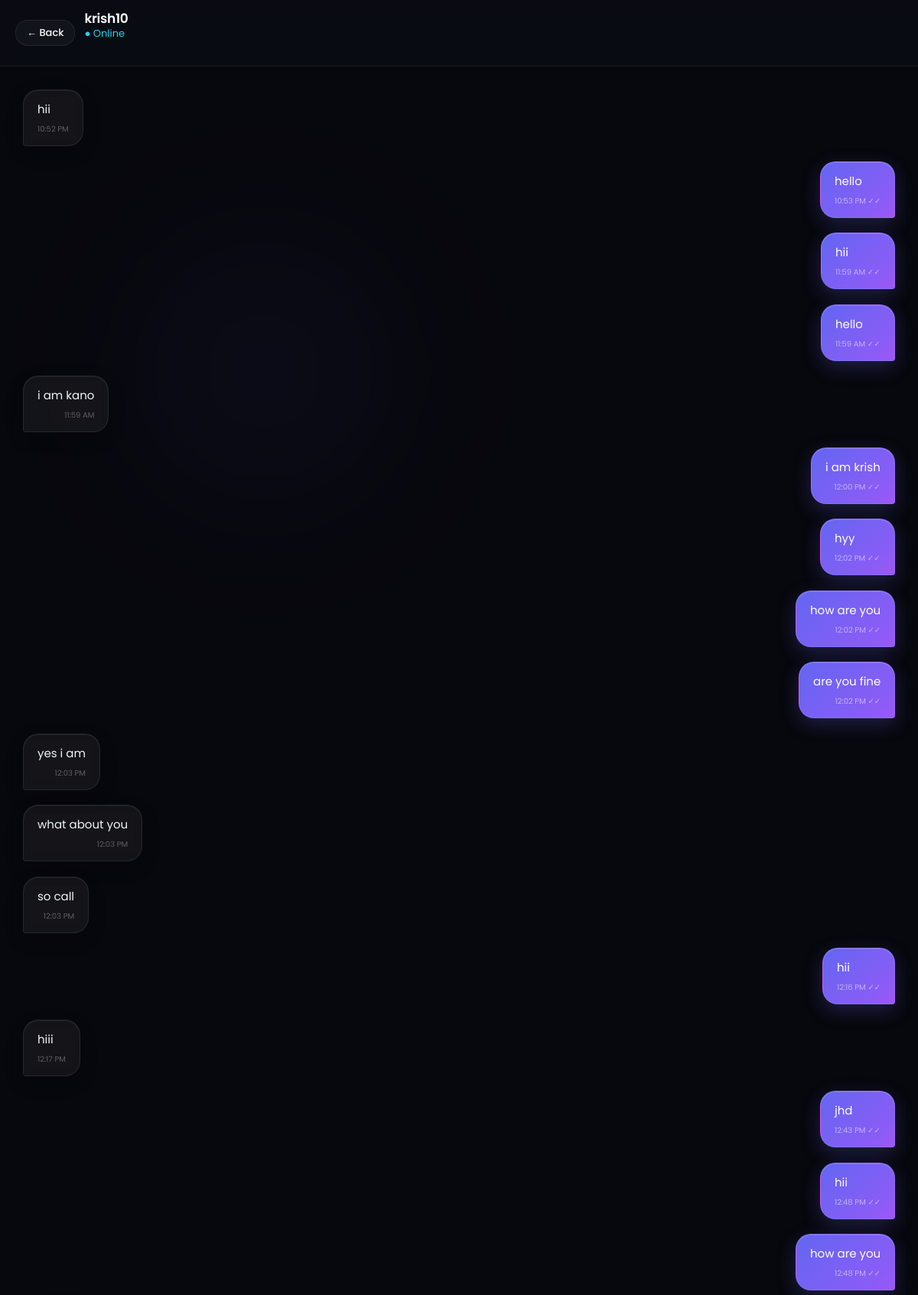
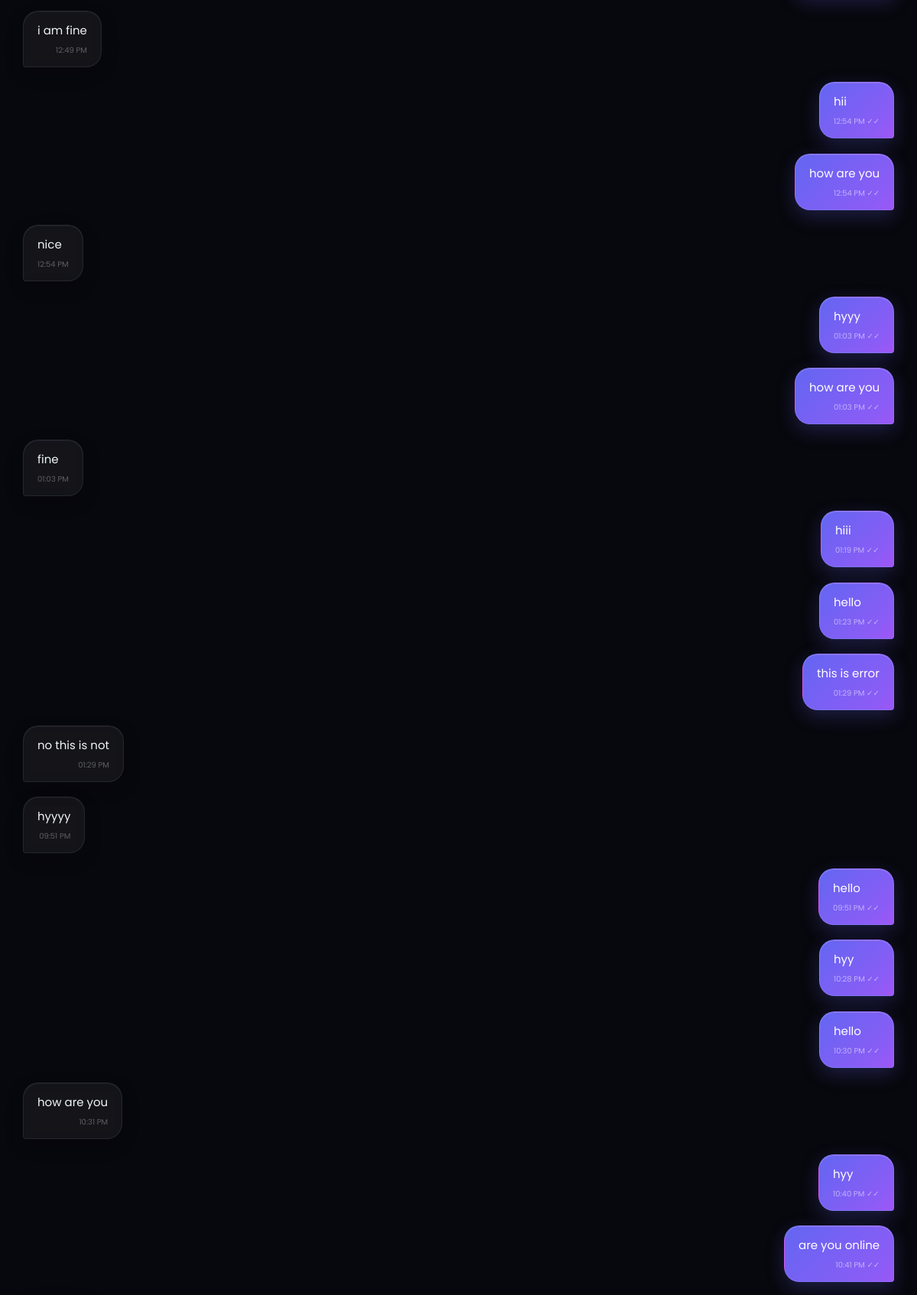
Screenshot of /chat/5/ (signed in, upper part) with the database file from the repository (2 pictures, top to bottom).
### chat/models.py (models this page shows, shortened)
class Message(models.Model):
    sender = models.ForeignKey(
        User,
        on_delete=models.CASCADE,
        related_name='sender'
    )
    receiver = models.ForeignKey(
        User,
        on_delete=models.CASCADE,
        related_name='receiver'
    )
    is_deleted = models.BooleanField(
    default=False
    )
    is_seen = models.BooleanField(
    default=False
    )
    message = models.TextField()
    timestamp = models.DateTimeField(auto_now_add=True)

### chat/views.py (the view, shortened to what this page needs)
# urls.py: path('chat/<int:id>/', views.chat_page),
@login_required
def chat_page(request, id):
    receiver = User.objects.get(id=id)
    Message.objects.filter(
    sender=receiver,
    receiver=request.user,
    is_seen=False
        ).update(is_seen=True)
    messages = Message.objects.filter(
        sender=request.user,
        receiver=receiver
    ) | Message.objects.filter(
        sender=receiver,
        receiver=request.user
    )
    messages = messages.order_by('timestamp')
    return render(request, 'chat.html', {
        'receiver': receiver,
        'messages': messages
    })

### chat/templates/chat.html (shortened to what this page needs)
{% extends 'base.html' %}
{% load static %}
{% block content %}
  <div class="chat-container-full">
    <div class="chat-header">
      <a href="/home/" class="back-button">← Back</a>
      <div>
        <h2>{{ receiver.username }}</h2>
        {% if receiver.profile.is_online %}
    <p class="online-status">● Online</p>
    <p id="typing-status" class="typing-status"></p>
{% else %}
    <p class="offline-status">
        Last seen
        {{ receiver.profile.last_seen|time:"h:i A" }}
    </p>
{% endif %}
      </div>
    </div>
    <div class="message-container" id="message-container">
      {% for message in messages %}
        {% if message.sender == request.user %}
          <div class="message-right">
            <div class="message-bubble sender">
              {% if message.is_deleted %}
    <i>
        Message deleted
    </i>
{% else %}
    {{ message.message }}
{% endif %}
              <div class="message-time">
    {{ message.timestamp|time:"h:i A" }}
    {% if message.sender == request.user %}
        {% if message.is_seen %}
            ✓✓
        {% else %}
            ✓
        {% endif %}
    {% endif %}
</div>
            </div>
          </div>
        {% else %}
          <div class="message-left">
            <div class="message-bubble receiver">
              {% if message.is_deleted %}
    <i>
        Message deleted
    </i>
{% else %}
    {{ message.message }}
{% endif %}
              <div class="message-time">
    {{ message.timestamp|time:"h:i A" }}
</div>
            </div>
          </div>
        {% endif %}
      {% endfor %}
    </div>
  </div>
{% endblock %}

### rows the page displays
Message: message "hii", timestamp "10:52 PM"
Message: message "hello", timestamp "10:53 PM"
Message: message "hii", timestamp "11:59 AM"
Message: message "hello", timestamp "11:59 AM"
Message: message "i am kano", timestamp "11:59 AM"
Message: message "i am krish", timestamp "12:00 PM"
Message: message "hyy", timestamp "12:02 PM"
Message: message "how are you", timestamp "12:02 PM"
Message: message "are you fine", timestamp "12:02 PM"
Message: message "yes i am", timestamp "12:03 PM"
Message: message "what about you", timestamp "12:03 PM"
Message: message "so call", timestamp "12:03 PM"
Message: message "hii", timestamp "12:16 PM"
Message: message "hiii", timestamp "12:17 PM"
Message: message "jhd", timestamp "12:43 PM"
Message: message "hii", timestamp "12:48 PM"
Message: message "how are you", timestamp "12:48 PM"
Message: message "i am fine", timestamp "12:49 PM"
Message: message "hii", timestamp "12:54 PM"
Message: message "how are you", timestamp "12:54 PM"
Message: message "nice", timestamp "12:54 PM"
Message: message "hyyy", timestamp "01:03 PM"
Message: message "how are you", timestamp "01:03 PM"
Message: message "fine", timestamp "01:03 PM"
Message: message "hiii", timestamp "01:19 PM"
Message: message "hello", timestamp "01:23 PM"
Message: message "this is error", timestamp "01:29 PM"
Message: message "no this is not", timestamp "01:29 PM"
Message: message "hyyyy", timestamp "09:51 PM"
Message: message "hello", timestamp "09:51 PM"
Message: message "hyy", timestamp "10:28 PM"
Message: message "hello", timestamp "10:30 PM"
Message: message "how are you", timestamp "10:31 PM"
Message: message "hyy", timestamp "10:40 PM"
Message: message "are you online", timestamp "10:41 PM"

### other values shown
{{ receiver.username }} "krish10"
